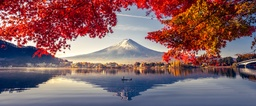
#> input picture lab9/test.jpg, 256 x 106 px, shrunk from 1601 x 664 before the run, found by its file name
$ jupyter execute cv-lab9.ipynb
#> lines starting #> are read from the running program, lines starting #| are printed output that depends on the picture; after the words box and inside, x2 and y2 are one past the last pixel; in counts of white or black regions, pixels touching at a corner belong together
[cell 1]
import cv2
import numpy as np
import matplotlib.pyplot as plt
from skimage import io
from skimage import color
from pylab import *

[cell 2]
image = io.imread('/content/sample_data/test.jpg')
#> image is the input picture: shape (106, 256, 3); mean R, G, B 131.7, 95, 98.9
image = color.rgb2lab(image)
#> image: shape (106, 256, 3) float64; mean of channels 0, 1, 2 45.3, 16.8, 6.5

[cell 3]
figure(0)
io.imshow(image)
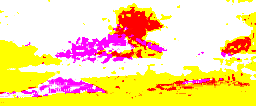
#> shown: shape (106, 256, 3) float64; mean R, G, B 1, 0.867, 0.584

[cell 4]
# Calculate gradients
def calculate_lab_gradient(image):
    gradients = np.zeros(image.shape[:2])
    for y in range(1, image.shape[0] - 1):
        for x in range(1, image.shape[1] - 1):
            gradient_x = np.linalg.norm(image[y, x + 1] - image[y, x - 1]) # getting L2 norm of x derivative
            gradient_y = np.linalg.norm(image[y + 1, x] - image[y - 1, x]) # getting L2 norm of y derivative
            gradients[y, x] = np.sqrt(gradient_x ** 2 + gradient_y ** 2) # getting GRADIENT
    return gradients

[cell 5]
# Initialize cluster centers
def init_clusters_center(image, S):
    gradients = calculate_lab_gradient(image)  # getting image gradient

    height, width, _ = image.shape

    centers = []
    for y in range(S // 2, height, S):
        for x in range(S // 2, width, S):
            min_gradient = np.inf
            best_center = [x, y]

            for j in range(max(0, y - 1), min(height, y + 2)):
                for i in range(max(0, x - 1), min(width, x + 2)):
                    gradient = np.linalg.norm(gradients[j, i])

                    if gradient < min_gradient:
                        min_gradient = gradient
                        best_center = [i, j]

            # Add color information to the center
            lab = image[best_center[1], best_center[0]]
            centers.append([lab[0], lab[1], lab[2], best_center[0], best_center[1]])

    return centers

[cell 6]
# Show cluster BEFORE PASS IMG NEED CONVER TO RGB
def show_cluster_centers(image, cluster_centers):
    marked_image = np.copy(image)

    for center in cluster_centers:
        _, _, _, x, y = center
        cv2.circle(marked_image, (x, y), 5, (0, 0, 255), -1)  # Red color

    return marked_image

[cell 7]
# Assing pixels to clusters center
def assign_pixels_to_clusters(image, centers, S, m=50):
    distance = np.full(image.shape[:2], np.inf)  # Set distance = inf
    label = np.full(image.shape[:2], -1) # Set label = -1

    for i, center in enumerate(centers):
        cx, cy = int(center[-2]), int(center[-1])  # Getting cords

        for y in range(max(0, cy - S), min(image.shape[0], cy + S)):
            for x in range(max(0, cx - S), min(image.shape[1], cx + S)):
                pixel_lab = image[y, x]

                # Using paper formulas
                dlab = np.linalg.norm(center[:3] - pixel_lab)
                dxy = np.linalg.norm(np.array([cx, cy]) - np.array([x, y]))
                D = dlab + (m/S)*dxy

                if D < distance[y, x]:
                    distance[y, x] = D
                    label[y, x] = i

    return label

[cell 8]
# Show labels BEFORE PASS IMG NEED CONVER TO RGB
def show_colored_labels(image, labels):
    labels_uint8 = labels.astype(np.uint8)

    mask = np.zeros_like(image)

    unique_labels = np.unique(labels)
    for label in unique_labels:
        label_mask = np.uint8(labels_uint8 == label)
        contours, _ = cv2.findContours(label_mask, cv2.RETR_EXTERNAL, cv2.CHAIN_APPROX_SIMPLE)
        cv2.drawContours(mask, contours, -1, (255, 255, 0), thickness=1)  # Adjust thickness as needed

    result = cv2.addWeighted(image, 0.6, mask, 0.4, 0)

    return result

[cell 9]
# Show labels and cluster centers
def SLIC_show(image, labels, centers):
    result = color.lab2rgb(image.copy())
    result = show_colored_labels(result, labels)
    result = show_cluster_centers(result, centers)
    return result

[cell 10]
# Update cluster centers
def update_cluster_centers(image_lab, labels, cluster_centers, S):
    new_centers = []

    # Iterate through each cluster center
    for i, center in enumerate(cluster_centers):
        y_center, x_center = int(center[4]), int(center[3])  # Getting cords

        # Define the boundary coordinates for the neighborhood area
        y_start = max(0, y_center - S)
        y_end = min(image_lab.shape[0], y_center + S)
        x_start = max(0, x_center - S)
        x_end = min(image_lab.shape[1], x_center + S)

        # Create a mask to identify cluster pixels in the neighborhood
        mask = (labels[y_start:y_end, x_start:x_end] == i)
        indices = np.argwhere(mask)

        # If there are pixels in the neighborhood associated with the cluster
        if len(indices) > 0:
            indices[:, 0] += y_start
            indices[:, 1] += x_start

            # Find new cluster center
            lab_sum = np.sum(image_lab[indices[:, 0], indices[:, 1]], axis=0)
            num_pixels = len(indices)
            new_center = [lab_sum[0] / num_pixels, lab_sum[1] / num_pixels, lab_sum[2] / num_pixels, np.mean(indices[:, 1]), np.mean(indices[:, 0])]
            new_centers.append(new_center)
        else:
            # If no retain current
            new_centers.append([center[0], center[1], center[2], center[3], center[4]])

    return np.array(new_centers)

[cell 11]
# Compose all part on SLIC
def SLIC(image, K):
    N = image.shape[0] * image.shape[1]  # Pixels in image
    S = round(np.sqrt(N/K)) # Superpixel center interval
    cluster_centers = init_clusters_center(image, S) # Getting list of centers coordinates
    labels = assign_pixels_to_clusters(image, cluster_centers, S) # Assign pixels to to the centers

    # Defining MSE  for learning
    threshold = 1.0
    error = threshold + 1.0
    prev_centers =  np.array(cluster_centers)
    i = 0
    while error > threshold:
        i=i+1
        print("Error:", error)
        prev_centers = np.array(cluster_centers.copy())
        labels = assign_pixels_to_clusters(image, cluster_centers, S)
        cluster_centers = np.array(update_cluster_centers(image, labels, cluster_centers, S))
        error = np.mean(np.sqrt(np.sum((prev_centers[:, :3] - cluster_centers[:, :3]) ** 2, axis=1)))


        # Show the current state of the segmentation
        plt.figure()
        plt.imshow(show_colored_labels(color.lab2rgb(image), labels))
        plt.title(f'Iteration {i}')
        plt.show()

    return labels

[cell 12]
segments = SLIC(image, 156)
#> after the loop in calculate_lab_gradient, `for y in range(1, image.shape[0] - 1):`:
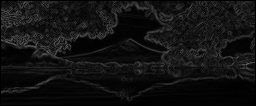
#> gradients: shape (106, 256) float64; min 0, max 102.7, mean 18.2
#> after the loop in init_clusters_center, `for y in range(S // 2, height, S):`: centers = 160 items, first 6: [20.74, 42.34, 26.17, 5, 6], [31.16, 46.61, 21.19, 18, 6], [52.66, 49.97, 24.22, 33, 6], [53.49, 40.58, 16.79, 44, 5], [31.21, 52.39, 41.51, 58, 5], [37.27, 49.16, 33.15, 70, 5]
#> in SLIC, `cluster_centers = init_clusters_center(image, S)`: cluster_centers has the same summary as centers in init_clusters_center
#> the loop in assign_pixels_to_clusters, `for i, center in enumerate(centers):` made 160 passes
#> (center, cx, cy) on passes 1 to 3: ([20.74, 42.34, 26.17, 5, 6], 5, 6), ([31.16, 46.61, 21.19, 18, 6], 18, 6), ([52.66, 49.97, 24.22, 33, 6], 33, 6)
#> after the loop in assign_pixels_to_clusters, `for i, center in enumerate(centers):`:
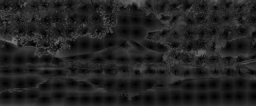
#> distance: shape (106, 256) float64; min 0, max 121.6, mean 35.1
#> after the loop in assign_pixels_to_clusters, `for i, center in enumerate(centers):`:
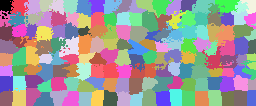
#> label: shape (106, 256) int64; 160 distinct labels, from 0 to 159; one colour per label, 0 black
#> in SLIC, `prev_centers =  np.array(cluster_centers)`: prev_centers = 160 rows, first 6: [20.74, 42.34, 26.17, 5, 6], [31.16, 46.61, 21.19, 18, 6], [52.66, 49.97, 24.22, 33, 6], [53.49, 40.58, 16.79, 44, 5], [31.21, 52.39, 41.51, 58, 5], [37.27, 49.16, 33.15, 70, 5]
#> the loop in assign_pixels_to_clusters (call 2), `for i, center in enumerate(centers):` made 160 passes
#> the loop in update_cluster_centers, `for i, center in enumerate(cluster_centers):` made 160 passes
#> (center, y_center, x_center, y_start, y_end, x_start, x_end, lab_sum) on passes 1 to 8: ([20.74, 42.34, 26.17, 5, 6], 6, 5, 0, 19, 0, 18, [4830.1, 6322.6, 3317.8]), ([31.16, 46.61, 21.19, 18, 6], 6, 18, 0, 19, 5, 31, [6781.8, 8406.6, 4152]), ([52.66, 49.97, 24.22, 33, 6], 6, 33, 0, 19, 20, 46, [8089.5, 7836.4, 3994.1]), ([53.49, 40.58, 16.79, 44, 5], 5, 44, 0, 18, 31, 57, [6553.5, 5754, 3181.7]), ([31.21, 52.39, 41.51, 58, 5], 5, 58, 0, 18, 45, 71, [4606.9, 6923.3, 4493.3]), ([37.27, 49.16, 33.15, 70, 5], 5, 70, 0, 18, 57, 83, [5693.6, 8616.8, 5629.5]), ([31.62, 51.82, 34.53, 84, 7], 7, 84, 0, 20, 71, 97, [5528.1, 9419.6, 6139.2]), ([22.06, 44.13, 29.75, 96, 6], 6, 96, 0, 19, 83, 109, [5399.7, 8107.6, 4994.3])
#> center on passes 52 to 57: [30.13, 41.61, 18.87, 149, 33], [43.36, 52.73, 50.82, 163, 33], [36.1, 29.84, 12.07, 175, 33], [32.76, 39.55, 36.43, 189, 33], [37.28, 32.44, 44.29, 202, 33], [36.76, 32.21, 42.69, 213, 31]
#> in show_colored_labels, `labels_uint8 = labels.astype(np.uint8)`:
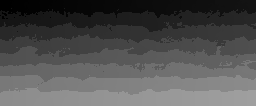
#> labels_uint8: shape (106, 256); min 0, max 159, mean 80.7
#> the loop in show_colored_labels, `for label in unique_labels:` made 160 passes
#> pass 1, in show_colored_labels, `label_mask = np.uint8(labels_uint8 == label)`:
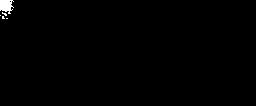
#> label_mask: shape (106, 256); values 0 (black) and 1 (white), 0.59% white; 5 white regions (4 under 20 px), largest, box (x1, y1, x2, y2) and area: (0, 0, 14, 14) 139
#> after the loop in show_colored_labels, `for label in unique_labels:`: label_mask: shape (106, 256); values 0 (black) and 1 (white), 0.53% white; 1 white region, box (x1, y1, x2, y2) and area: (247, 90, 256, 106) 143
#> after the loop in show_colored_labels, `for label in unique_labels:`:
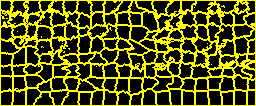
#> mask: shape (106, 256, 3) float64; mean of channels 0, 1, 2 83.7, 83.7, 0; drawn as R, G, B
#> in show_colored_labels, `result = cv2.addWeighted(image, 0.6, mask, 0.4, 0)`:
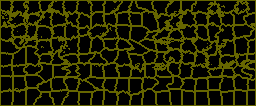
#> result: shape (106, 256, 3) float64; mean of channels 0, 1, 2 33.8, 33.7, 0.2; drawn as R, G, B
#> in SLIC, `plt.show()`:
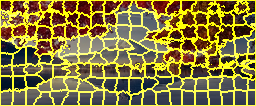
#> shown: shape (106, 256, 3) float64; mean R, G, B 0.535, 0.48, 0.233
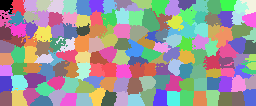
#> segments: shape (106, 256) int64; 160 distinct labels, from 0 to 159; one colour per label, 0 black
